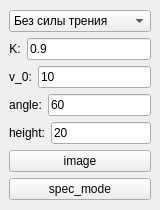
<?xml version="1.0" encoding="UTF-8"?>
<ui version="4.0">
 <class>MainWindow_1</class>
 <widget class="QMainWindow" name="MainWindow_1">
  <property name="geometry">
   <rect>
    <x>0</x>
    <y>0</y>
    <width>160</width>
    <height>210</height>
   </rect>
  </property>
  <property name="minimumSize">
   <size>
    <width>160</width>
    <height>210</height>
   </size>
  </property>
  <property name="maximumSize">
   <size>
    <width>160</width>
    <height>210</height>
   </size>
  </property>
  <property name="windowTitle">
   <string>Menu</string>
  </property>
  <widget class="QWidget" name="centralwidget">
   <layout class="QVBoxLayout" name="verticalLayout_2">
    <item>
     <layout class="QVBoxLayout" name="verticalLayout">
      <item>
       <widget class="QComboBox" name="comboBox">
        <item>
         <property name="text">
          <string>Без силы трения</string>
         </property>
        </item>
        <item>
         <property name="text">
          <string>С учетом силы трения</string>
         </property>
        </item>
       </widget>
      </item>
      <item>
       <layout class="QHBoxLayout" name="horizontalLayout">
        <item>
         <widget class="QLabel" name="label_1">
          <property name="styleSheet">
           <string notr="true"/>
          </property>
          <property name="text">
           <string>K:</string>
          </property>
          <property name="alignment">
           <set>Qt::AlignCenter</set>
          </property>
         </widget>
        </item>
        <item>
         <widget class="QLineEdit" name="lE_coeff_resist">
          <property name="text">
           <string>0.9</string>
          </property>
         </widget>
        </item>
       </layout>
      </item>
      <item>
       <layout class="QHBoxLayout" name="horizontalLayout_2">
        <item>
         <widget class="QLabel" name="label_2">
          <property name="styleSheet">
           <string notr="true"/>
          </property>
          <property name="text">
           <string>v_0:</string>
          </property>
          <property name="alignment">
           <set>Qt::AlignCenter</set>
          </property>
         </widget>
        </item>
        <item>
         <widget class="QLineEdit" name="lE_start_v">
          <property name="text">
           <string>10</string>
          </property>
         </widget>
        </item>
       </layout>
      </item>
      <item>
       <layout class="QHBoxLayout" name="horizontalLayout_3">
        <item>
         <widget class="QLabel" name="label_3">
          <property name="styleSheet">
           <string notr="true"/>
          </property>
          <property name="text">
           <string>angle:</string>
          </property>
          <property name="alignment">
           <set>Qt::AlignCenter</set>
          </property>
         </widget>
        </item>
        <item>
         <widget class="QLineEdit" name="lE_angle">
          <property name="text">
           <string>60</string>
          </property>
          <property name="placeholderText">
           <string/>
          </property>
         </widget>
        </item>
       </layout>
      </item>
      <item>
       <layout class="QHBoxLayout" name="horizontalLayout_4">
        <item>
         <widget class="QLabel" name="label_4">
          <property name="styleSheet">
           <string notr="true"/>
          </property>
          <property name="text">
           <string>height:</string>
          </property>
          <property name="alignment">
           <set>Qt::AlignCenter</set>
          </property>
         </widget>
        </item>
        <item>
         <widget class="QLineEdit" name="lE_height">
          <property name="text">
           <string>20</string>
          </property>
         </widget>
        </item>
       </layout>
      </item>
      <item>
       <widget class="QPushButton" name="btn_image">
        <property name="text">
         <string>image</string>
        </property>
       </widget>
      </item>
      <item>
       <widget class="QPushButton" name="btn_spec_mode">
        <property name="text">
         <string>spec_mode</string>
        </property>
       </widget>
      </item>
     </layout>
    </item>
   </layout>
  </widget>
 </widget>
 <resources/>
 <connections/>
</ui>
